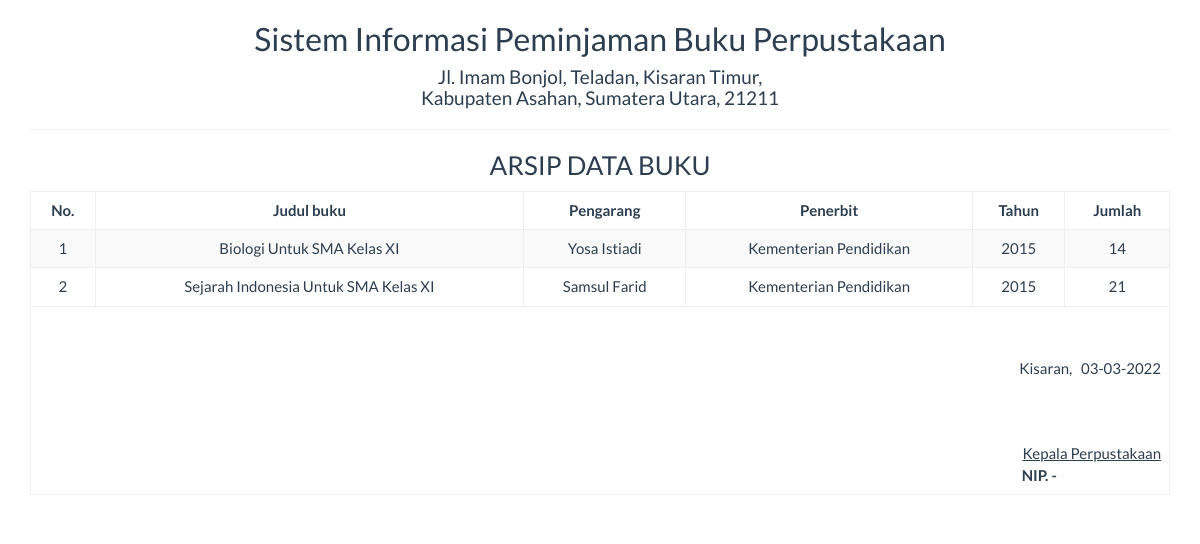
The app's page /report/buku.php with its own data.
### tables this page shows
CREATE TABLE `buku` (
  `id_buku` int(11) NOT NULL,
  `judul` varchar(255) DEFAULT NULL,
  `pengarang` varchar(255) DEFAULT NULL,
  `penerbit` varchar(255) DEFAULT NULL,
  `tahun` varchar(10) DEFAULT NULL,
  `jumlah` int(11) DEFAULT NULL
);

### report/buku.php (the view, shortened to what this page needs)
<?php
  include '../config/koneksi.php';
?>
<!DOCTYPE html>
<html>
    <head>
        <link href="../Assets/css/bootstrap.min.css" rel="stylesheet" type="text/css"/>
    </head>
    <body onload="print()">
        <div class="container">
            <div class='row'>
                  <div class="col-sm-12">
                    <div class="text-center">
                        <h2>Sistem Informasi Peminjaman Buku Perpustakaan </h2>
                        <h4>Jl. Imam Bonjol, Teladan, Kisaran Timur, <br> Kabupaten Asahan, Sumatera Utara, 21211</h4>
                        <hr>
                        <h3>ARSIP DATA BUKU</h3>
                        <table class="table table-bordered table-striped table-hover">
                          <thead>
                            <tr>
                              <th><center>No.</center></th>
                              <th><center>Judul buku</center></th>
                              <th><center>Pengarang</center></th>
                              <th><center>Penerbit</center></th>
                              <th><center>Tahun</center></th>
                              <th ><center>Jumlah</center></th>
                            </tr>
                          </thead>
                          <tbody>
                            <?php
                            $sql = "SELECT * FROM buku ORDER BY id_buku DESC";
                            $query = mysqli_query($koneksi, $sql) or die("SQL Anda Salah");
                            $nomor = 0;
                            while ($data = mysqli_fetch_array($query)) {
                            $nomor++;
                            ?>
                            <tr>
                              <td><?= $nomor ?></td>
                              <td><?= $data['judul'] ?></td>
                              <td><?= $data['pengarang'] ?></td>
                              <td><?= $data['penerbit'] ?></td>
                              <td><?= $data['tahun'] ?></td>
                              <td><?= $data['jumlah'] ?></td>
                            </tr>
                            <?php } ?>
                          </tbody>
                          <tfoot>
                              <tr>
                                <td colspan="8" class="text-right">
                                  <br>
                                  <br>
                                    Kisaran,  &nbsp <?= date("d-m-Y") ?>
                                    <br><br><br><br>
                                    <u>Kepala Perpustakaan<strong></u><br>
                                    NIP. - &nbsp &nbsp &nbsp &nbsp &nbsp &nbsp &nbsp &nbsp &nbsp &nbsp &nbsp &nbsp &nbsp &nbsp &nbsp &nbsp &nbsp &nbsp
									             </td>
								              </tr>
							            </tfoot>
                        </table>
                    </div>
                  </div>
            </div>
        </div>
    </body>
</html>

### records on screen
buku: judul "Biologi Untuk SMA Kelas XI", pengarang "Yosa Istiadi", penerbit "Kementerian Pendidikan", tahun "2015", jumlah "14"
buku: judul "Sejarah Indonesia Untuk SMA Kelas XI", pengarang "Samsul Farid", penerbit "Kementerian Pendidikan", tahun "2015", jumlah "21"
